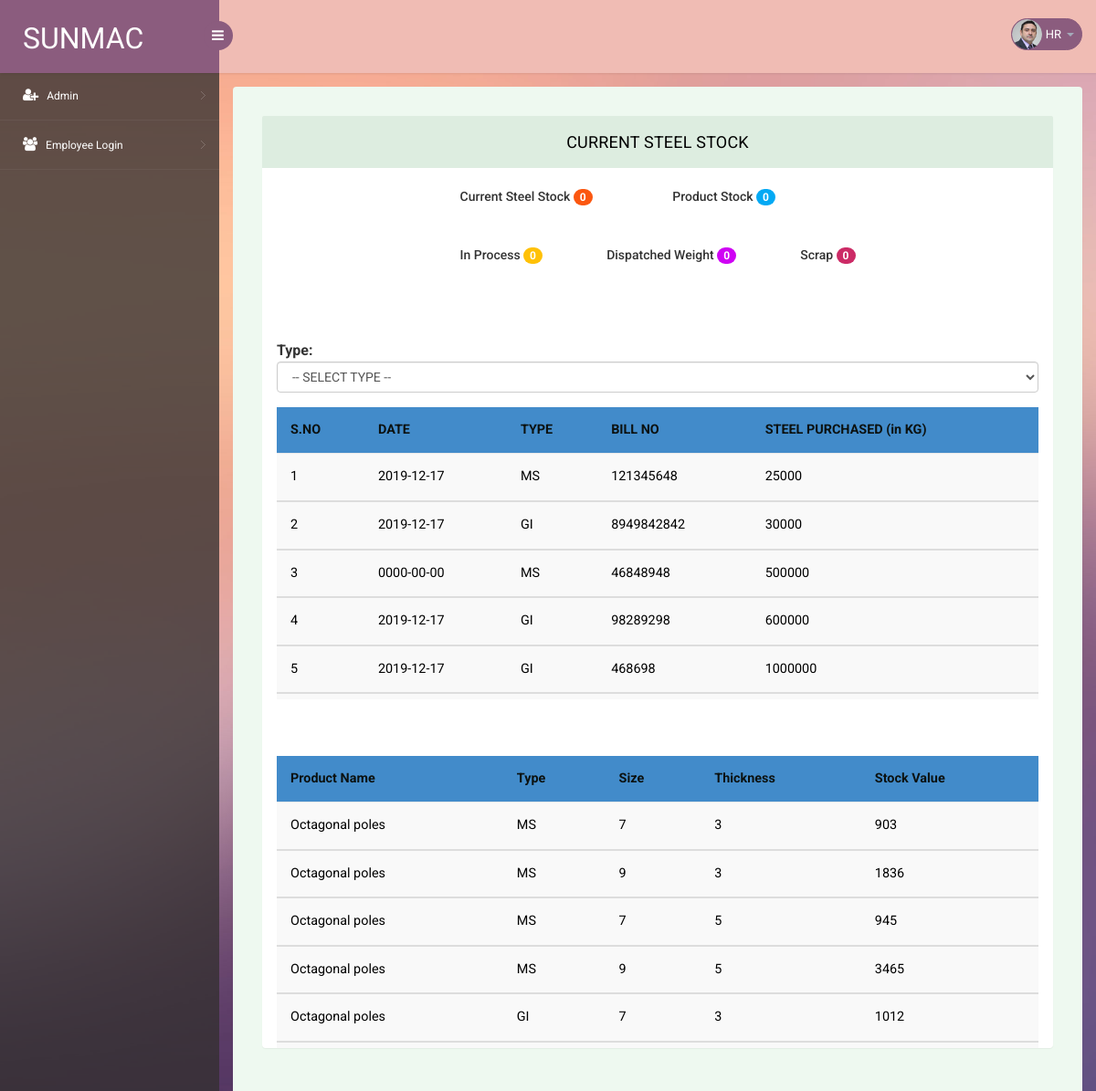
Before: /currentSteelStock.php (signed in) with the older database file.
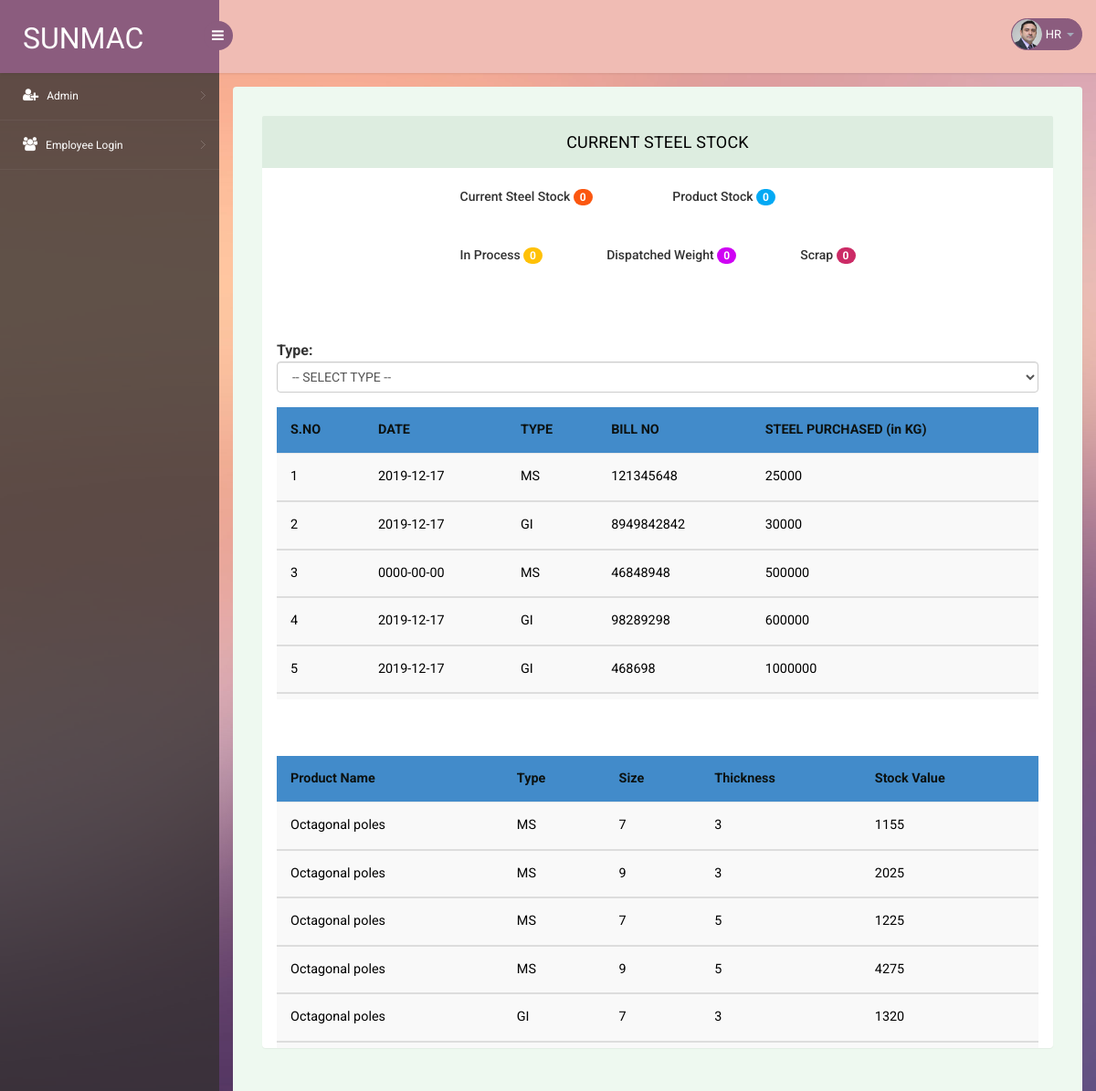
After: the same page with the newer database file.
### tables this page shows
CREATE TABLE `purchase_details_bill` (
  `PURCHASE_DETAILS_BILL_ID` int(30) NOT NULL,
  `PURCHASE_BILL_NUMBER` varchar(30) NOT NULL,
  `PURCHASED_DATE` date NOT NULL,
  `TOTAL_AMOUNT` int(20) NOT NULL,
  `PURCHASE_ENTRY_DONE_BY` varchar(30) NOT NULL,
  `CUSTOMER_ID` int(11) NOT NULL,
  `CUSTOMER_NAME` varchar(30) NOT NULL,
  `weight` int(11) NOT NULL,
  `TYPE` varchar(10) NOT NULL
);

CREATE TABLE `product_stock_weight` (
  `PRODUCT_ID` int(30) NOT NULL,
  `STOCK_VALUE` int(11) NOT NULL,
  `TYPE` varchar(30) NOT NULL,
  `SIZE` varchar(30) NOT NULL,
  `thickness` varchar(10) NOT NULL
);

CREATE TABLE `category` (
  `PRODUCT_ID` int(30) NOT NULL,
  `PRODUCT_NAME` varchar(30) NOT NULL,
  `PRODUCT_DESC` varchar(20) NOT NULL,
  `PRODUCT_IMAGE` blob NOT NULL,
  `JOB_WORKERS` int(11) NOT NULL,
  `FOLLOWUP` varchar(10) NOT NULL DEFAULT 'YES'
);

### currentSteelStock.php (the view, shortened to what this page needs)
<?php
include 'db_connect.php';
?>
<!DOCTYPE html>
<head>
</head>
<body>
    <?php include 'header.php'; ?>
    <section id="main-content">
        <section class="wrapper">
            <div class="form-w3layouts">
                <div class="row">
                    <div class="col-lg-12">
                        <section class="panel">
                            <header class="panel-heading">
                                Current Steel Stock
                            </header>
                            <br>
                            <div class="pad25" style="clear: both">
                                <h5 style="float: left;">Current Steel Stock <span id="available-stock" class="badge badge-success">0</span></h5>
                                <h5 style="text-align: center;">Product Stock <span id="production-stock" class="badge badge-primary">0</span></h5>
                            </div>
                            <br><br>
                            <div class="pad25" style="clear: both">
                                <h5 style="float: right;">Scrap <span id="scrap-stock" class="badge" style="background-color: #cc2b66;">0</span></h5>
                                <h5 style="float: left;">In Process <span id="remaining-stock" class="badge badge-warning">0</span></h5>
                                <h5 style="text-align: center;">Dispatched Weight <span id="dispatch-weight" class="badge" style="background-color: #cf03f4;">0</span></h5>
                            </div>
                            <br><br>
                            <br>
                            <div class="form-group pad1EM">
                                <label for="qty">Type:</label>
                                <select class="form-control" id="type-select" onchange="getDataForSelectedType(this);">
                                    <option value="">-- SELECT TYPE --</option>
                                </select>
                            </div>
                            <?php
                            $sql = "SELECT * FROM `purchase_details_bill`";
                            if ($result = mysqli_query($conn, $sql)) {
                                if (mysqli_num_rows($result) > 0) {
                            ?>
                                    <div class="table-responsive table-25 pad1EM" id="purchase-div">
                                        <table id="purchase-table" class="table tableFixHead table-striped">
                                            <thead>
                                                <tr>
                                                    <th data-field="S.NO" style="color:#0c1211;">S.NO</th>
                                                    <th data-field="DATE" style="color:#0c1211;">DATE</th>
                                                    <th data-field="TYPE" style="color:#0c1211;">TYPE</th>
                                                    <th data-field="TYPE" style="color:#0c1211;">BILL NO</th>
                                                    <th data-field="STEEL PURCHASED (in KG)" style="color:#0c1211;">STEEL PURCHASED (in KG)</th>
                                                </tr>
                                            </thead>
                                            <?php
                                            $i = 1;
                                            while ($row = mysqli_fetch_array($result)) {
                                            ?>
                                                <tbody id="purchase-table-body">
                                                    <tr>
                                                        <td style="color:#0c1211" ;><?php echo $i++; ?></td>
                                                        <td style="color:#0c1211" ;><?php echo $row['PURCHASED_DATE']; ?></td>
                                                        <td style="color:#0c1211" ;><?php echo $row['TYPE']; ?></td>
                                                        <td style="color:#0c1211" ;><?php echo $row['PURCHASE_BILL_NUMBER']; ?></td>
                                                        <td style="color:#0c1211" ;><?php echo $row['weight']; ?></td>
                                                    </tr>
                                                <?php
                                            }
                                                ?>
                                        </table>
                                <?php
                                } else {
                                    echo "No records matching your query were found.";
                                }
                            }
                                ?>
                                    </div>
                                    <?php
                                    $sql = "SELECT C.PRODUCT_NAME, PSW.STOCK_VALUE, PSW.TYPE, PSW.SIZE, PSW.thickness FROM `product_stock_weight` PSW, category C WHERE 1=1 and C.PRODUCT_ID = PSW.PRODUCT_ID ";
                                    if ($result = mysqli_query($conn, $sql)) {
                                        if (mysqli_num_rows($result) > 0) {
                                    ?>
                                            <div class="table-responsive table-25 pad1EM" id="stock-div">
                                                <table id="stock-table" class="table tableFixHead table-striped">
                                                    <thead>
                                                        <tr>
                                                            <th data-field="S.NO" style="color:#0c1211;">Product Name</th>
                                                            <th data-field="DATE" style="color:#0c1211;">Type</th>
                                                            <th data-field="TYPE" style="color:#0c1211;">Size</th>
                                                            <th data-field="TYPE" style="color:#0c1211;">Thickness</th>
                                                            <th data-field="STEEL PURCHASED (in KG)" style="color:#0c1211;">Stock Value</th>
                                                        </tr>
                                                    </thead>
                                                    <?php
                                                    while ($row = mysqli_fetch_array($result)) {
                                                    ?>
                                                        <tbody id="purchase-table-body">
                                                            <tr>
                                                                <td style="color:#0c1211" ;><?php echo $row['PRODUCT_NAME']; ?></td>
                                                                <td style="color:#0c1211" ;><?php echo $row['TYPE']; ?></td>
                                                                <td style="color:#0c1211" ;><?php echo $row['SIZE']; ?></td>
                                                                <td style="color:#0c1211" ;><?php echo $row['thickness']; ?></td>
                                                                <td style="color:#0c1211" ;><?php echo $row['STOCK_VALUE']; ?></td>
                                                            </tr>
                                                        <?php
                                                    }
                                                        ?>
                                                </table>
                                        <?php
                                        } else {
                                            echo "No records matching your query were found.";
                                        }
                                    }
                                        ?>
                                            </div>
                    </div>
        </section>
    </section>
</body>
</html>

### header.php (shortened to what this page needs)
<section id="container">
<header class="header fixed-top clearfix">
<div class="brand">
    <a href="index.php" class="logo">
        SUNMAC
    </a>
    <div class="sidebar-toggle-box">
        <div class="fa fa-bars"></div>
    </div>
</div>
<div class="top-nav clearfix">
    <ul class="nav pull-right top-menu">
        <li class="dropdown">
            <a data-toggle="dropdown" class="dropdown-toggle" href="#">
                <img alt="" src="images/2.png">
                <span id="user-type" class="username">Admin</span>
                <b class="caret"></b>
            </a>
        </li>
    </ul>
</div>
</header>
<aside>
    <div id="sidebar" class="nav-collapse">
        <div class="leftside-navigation">
            <ul class="sidebar-menu" id="nav-accordion">
                <li class="sub-menu" id="admin-list">
                    <a href="javascript:;">
                        <i class="fa fa-user-plus"></i>
                        <span>Admin</span>
                    </a>
                </li>
                <li class="sub-menu" id="employeeLogin-list">
                            <a href="javascript:;">
                                <i class="fa fa-users"></i>
                                <span>Employee Login</span>
                            </a>
                </li>
                </ul>
            </div>
    </div>
</aside>
</section>

### currentSteelStock.php (style rules this page uses)
.tableFixHead { overflow-y: auto; max-height: 400px; }
.tableFixHead th, .tableFixHead td { padding: 8px 16px; }
.tableFixHead th { position: sticky; top: 0; }
th { color: #0c1211 !important; background: #428bca !important; }
td { color: black !important; }
.pad25 { padding-left: 25%; padding-right: 25%; }
.pad1EM { margin: 1em; }
.table-25 { max-height: 20em; overflow-y: auto; }

Changed rows visible on the page:
removed product_stock_weight: PRODUCT_ID.PRODUCT_NAME "Octagonal poles", TYPE "MS", SIZE "7", thickness "3", STOCK_VALUE "903"
removed product_stock_weight: PRODUCT_ID.PRODUCT_NAME "Octagonal poles", TYPE "MS", SIZE "9", thickness "3", STOCK_VALUE "1836"
removed product_stock_weight: PRODUCT_ID.PRODUCT_NAME "Octagonal poles", TYPE "MS", SIZE "7", thickness "5", STOCK_VALUE "945"
removed product_stock_weight: PRODUCT_ID.PRODUCT_NAME "Octagonal poles", TYPE "MS", SIZE "9", thickness "5", STOCK_VALUE "3465"
removed product_stock_weight: PRODUCT_ID.PRODUCT_NAME "Octagonal poles", TYPE "GI", SIZE "7", thickness "3", STOCK_VALUE "1012"
added product_stock_weight: PRODUCT_ID.PRODUCT_NAME "Octagonal poles", TYPE "MS", SIZE "7", thickness "3", STOCK_VALUE "1155"
added product_stock_weight: PRODUCT_ID.PRODUCT_NAME "Octagonal poles", TYPE "MS", SIZE "9", thickness "3", STOCK_VALUE "2025"
added product_stock_weight: PRODUCT_ID.PRODUCT_NAME "Octagonal poles", TYPE "MS", SIZE "7", thickness "5", STOCK_VALUE "1225"
added product_stock_weight: PRODUCT_ID.PRODUCT_NAME "Octagonal poles", TYPE "MS", SIZE "9", thickness "5", STOCK_VALUE "4275"
added product_stock_weight: PRODUCT_ID.PRODUCT_NAME "Octagonal poles", TYPE "GI", SIZE "7", thickness "3", STOCK_VALUE "1320"
